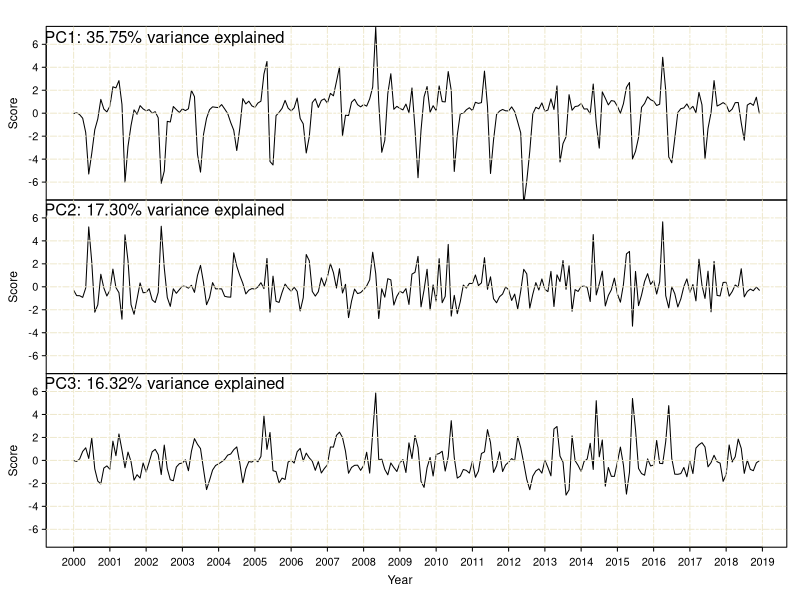
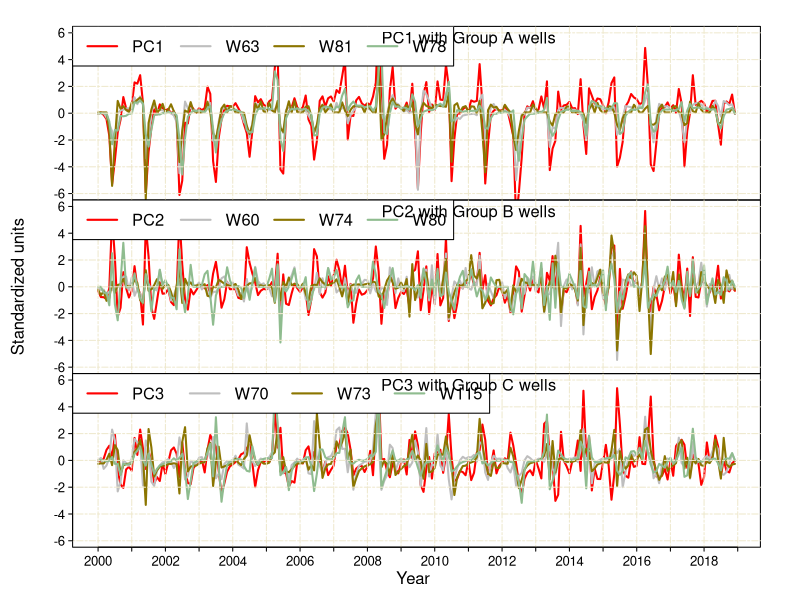

Write R code to recreate these figures, in order.
###---------------------------------------------------------------------------------------------------------------
###This program plots principal component scores of groundwater
######---------------------------------------------------------------------------------------------------------------

# Set path
setwd("C:/Users/Aastha/Desktop/GWProject")

# Prepare data
Scores <- read.csv(file = "Approach_I/PC_scores.csv",header = T)[-1]
head(Scores)

#Time series data for PC scores
pc1.ts<-ts(Scores[,1],start=c(2000,1),end=c(2018,12),frequency = 12) 
pc2.ts<-ts(Scores[,2],start=c(2000,1),end=c(2018,12),frequency = 12) 
pc3.ts<-ts(Scores[,3],start=c(2000,1),end=c(2018,12),frequency = 12) 

#Plot PC scores
windows(width=18, height=15)
par(mfrow=c(3,1), mar=c(0,3.5,0,1), oma=c(4,0,2,0), mgp=c(2,.6,0), cex.lab=1.1, tcl=-.3, las=1)
#Group1
ts.plot(pc1.ts,
        gpars = list(xlab="Year",ylab="Score",cex=1,xaxt="n"),ylim=c(-7,7),
        col=c("black"),lwd=c(1,2,2,2),lty=c(1,1,1,1,1,1))
abline(v=seq(2000,2019,1),lty = 6, col = "cornsilk2")
#abline(v=seq(2000,2019,1/12),lty = 3,lwd=0.01, col = "cornsilk2")
grid (NA,NULL, lty = 6, col = "cornsilk2")
text(2002.5,6.5,"PC1: 35.75% variance explained",cex=1.5,bty="n")

#Group2
ts.plot(pc2.ts,
        gpars = list(xlab="Year",ylab="Score",cex=1,xaxt="n"),ylim=c(-7,7),
        col=c("black"),lwd=c(1,2,2,2),lty=c(1,1,1,1,1,1))
abline(v=seq(2000,2019,1),lty = 6, col = "cornsilk2")
#abline(v=seq(2000,2019,1/12),lty = 3,lwd=0.01, col = "cornsilk2")
grid (NA,NULL, lty = 6, col = "cornsilk2")
text(2002.5,6.6,"PC2: 17.30% variance explained",cex=1.5,bty="n")

#Group3
ts.plot(pc3.ts,
        gpars = list(xlab="Year",ylab="Score",cex=1,xaxt="n"),ylim=c(-7,7),
        col=c("black"),lwd=c(1,2,2,2),lty=c(1,1,1,1,1,1))
abline(v=seq(2000,2019,1),lty = 6, col = "cornsilk2")
#abline(v=seq(2000,2019,1/12),lty = 3,lwd=0.01, col = "cornsilk2")
grid (NA,NULL, lty = 6, col = "cornsilk2")
text(2002.5,6.6,"PC3: 16.32% variance explained",cex=1.5,bty="n")

year.text=c("2000","2001","2002","2003","2004","2005","2006","2007","2008","2009","2010","2011","2012","2013",
            "2014","2015","2016","2017","2018","2019")
axis(1,at=seq(2000,2019,1),labels=year.text)
title(xlab="Year", outer=TRUE)

dev.copy2pdf(file = 'Approach_I/Plot_of_PC_scores.pdf')
dev.off()

###---------------------------------------------------------------------------------------------------------------
###This program plots PCs with wells, and PCs with other variables
###---------------------------------------------------------------------------------------------------------------

W <- scale(read.csv("Approach_I/GWLevels_stationary.csv", sep=","))


#PC time series
pc1.ts<-ts(Scores[,1],start=c(2000,1),end=c(2018,12),frequency = 12)
pc2.ts<-ts(Scores[,2],start=c(2000,1),end=c(2018,12),frequency = 12)
pc3.ts<-ts(Scores[,3],start=c(2000,1),end=c(2018,12),frequency = 12)

head(W)
#Wells time series
w60.ts<-ts(W[,2],start=c(2000,1),end=c(2018,12),frequency = 12)
w63.ts<-ts(W[,3],start=c(2000,1),end=c(2018,12),frequency = 12) 
w67.ts<-ts(W[,4],start=c(2000,1),end=c(2018,12),frequency = 12) 
w70.ts<-ts(W[,5],start=c(2000,1),end=c(2018,12),frequency = 12) 
w73.ts<-ts(W[,6],start=c(2000,1),end=c(2018,12),frequency = 12) 
w74.ts<-ts(W[,7],start=c(2000,1),end=c(2018,12),frequency = 12) 
w78.ts<-ts(W[,8],start=c(2000,1),end=c(2018,12),frequency = 12) 
w80.ts<-ts(W[,9],start=c(2000,1),end=c(2018,12),frequency = 12) 
w81.ts<-ts(W[,10],start=c(2000,1),end=c(2018,12),frequency = 12) 
w115.ts<-ts(W[,11],start=c(2000,1),end=c(2018,12),frequency = 12) 
w116.ts<-ts(W[,12],start=c(2000,1),end=c(2018,12),frequency = 12) 
w118.ts<-ts(W[,13],start=c(2000,1),end=c(2018,12),frequency = 12) 


#####-------------------------------------PCs and groups of wells plot------------------------------------------------------------------------------
windows(width=30, height=20)
par(mfrow=c(3,1), mar=c(0,3.5,0,3), oma=c(4,2,2,0), mgp=c(2,.6,0), cex.lab=1.5, tcl=-.3, las=1)

#PC1
ts.plot(pc1.ts,w63.ts,w81.ts,w78.ts,
        gpars = list(xlab=" ",ylab=" ",cex=1,xaxt="n",yaxt ="n"),ylim=c(-6,6),
        col=c("red","gray","gold4","darkseagreen"),lwd=c(2,2,2,2),lty=c(1,1,1,1))
axis(2,cex.axis=1.2)

abline(v=seq(2000,2019,1),lty = 6, col = "cornsilk2")
grid (NA,NULL, lty = 6, col = "cornsilk2")
legend('topleft',horiz = TRUE,legend=c("PC1","W63","W81","W78"),
       col=c("red","gray","gold4","darkseagreen"),lwd=c(2,2,2,2),lty=c(1,1,1,1),cex=1.5,bty="y")
text(2011,5.5,"PC1 with Group A wells",cex=1.5,bty="n",font=1)



#PC2
ts.plot(pc2.ts,w60.ts,w74.ts,w80.ts,
        gpars = list(xlab=" ",ylab=" ",xaxt="n",yaxt ="n"),ylim=c(-6,6),
        col=c("red","gray","gold4","darkseagreen"),lwd=c(2,2,2,2),lty=c(1,1,1,1))

abline(v=seq(2000,2019,1),lty = 6, col = "cornsilk2")
grid (NA,NULL, lty = 6, col = "cornsilk2")
legend('topleft',horiz = TRUE,legend=c("PC2","W60","W74","W80"),
       col=c("red","gray","gold4","darkseagreen"),lwd=c(2,2,2,2),lty=c(1,1,1,1),cex=1.5,bty="y")
text(2011,5.5,"PC2 with Group B wells",cex=1.5,bty="n",font=1)
axis(2,cex.axis=1.2)

#PC3
ts.plot(pc3.ts,w70.ts,w73.ts,w115.ts,
        gpars = list(xlab=" ",ylab=" ",cex=1,xaxt="n",yaxt ="n"),ylim=c(-6,6),
        col=c("red","gray","gold4","darkseagreen"),lwd=c(2,2,2,2),lty=c(1,1,1,1))

abline(v=seq(2000,2019,1),lty = 6, col = "cornsilk2")
grid (NA,NULL, lty = 6, col = "cornsilk2")
legend('topleft',horiz = TRUE,legend=c("PC3","W70","W73","W115"),
       col=c("red","gray","gold4","darkseagreen"),lwd=c(2,2,2,2),lty=c(1,1,1,1),cex=1.5,bty="y")
text(2011,5.5,"PC3 with Group C wells",cex=1.5,bty="n",font=1)
axis(2,cex.axis=1.2)

year.text=c("2000","2001","2002","2003","2004","2005","2006","2007","2008","2009","2010","2011","2012","2013",
            "2014","2015","2016","2017","2018","2019")
axis(1,at=seq(2000,2019,1),labels=year.text,cex.axis = 1.2)

mtext("Standardized units",side = 2,outer = TRUE,las = 0,cex = 1)
mtext("Year",side = 1,outer = TRUE,line = 2,cex = 1)


dev.copy2pdf(file = 'Approach_I/Plot_of_PC_scores_with_wells.pdf')
dev.off()

